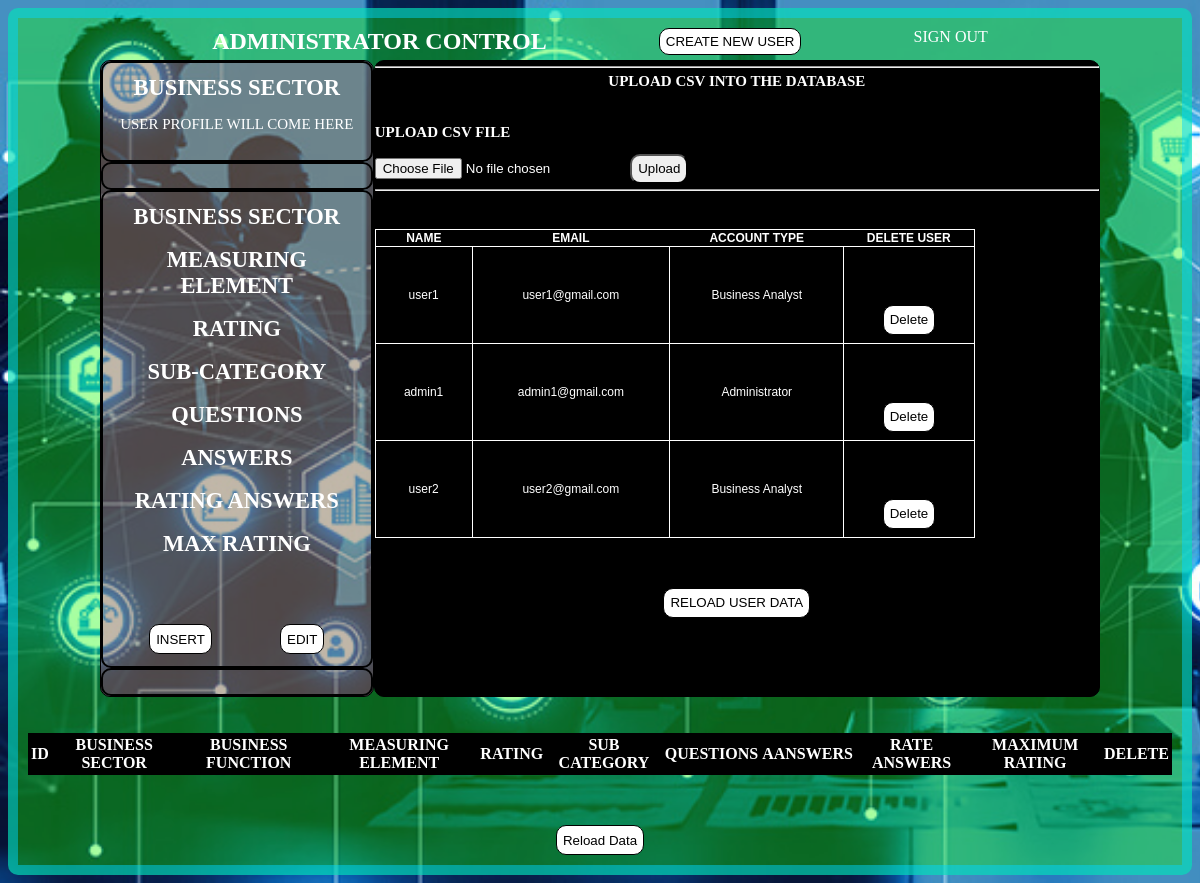
Before: /view_all_user with the older database file.
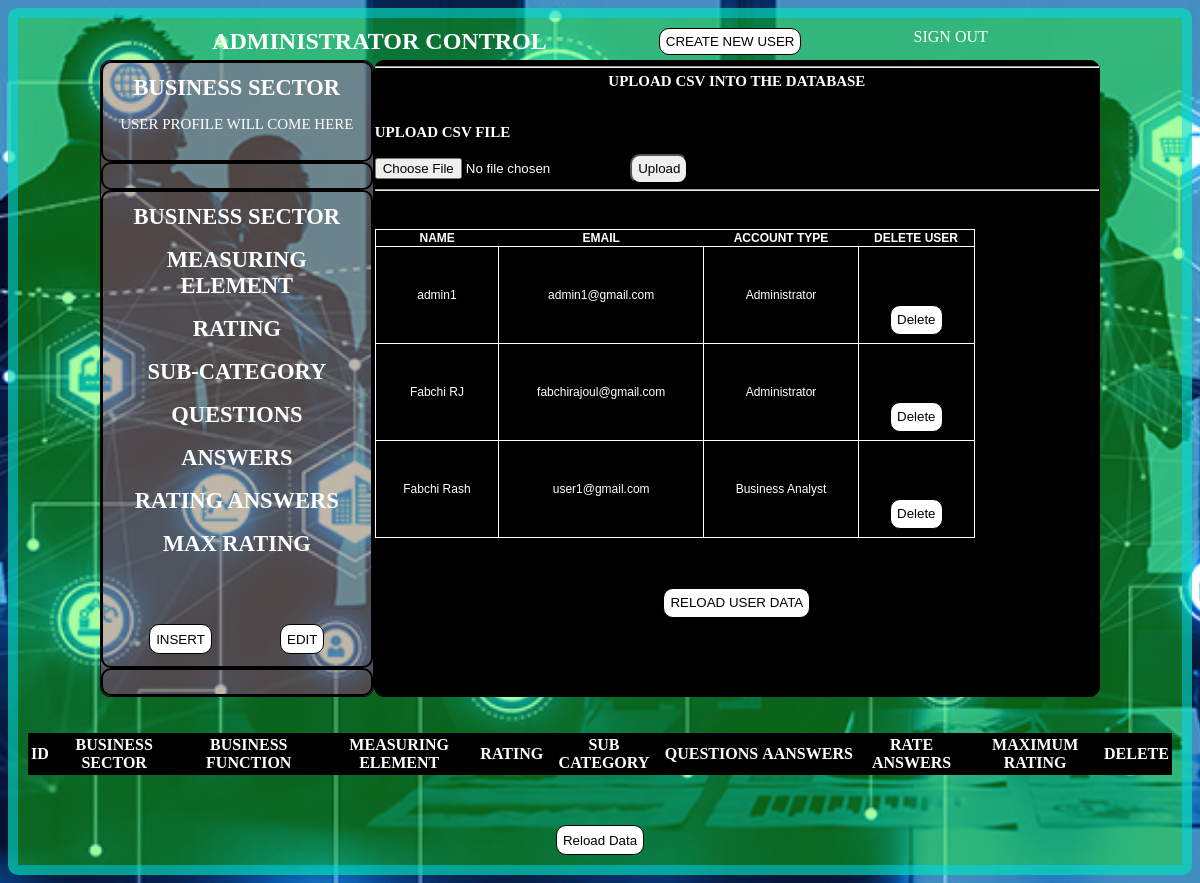
After: the same page with the newer database file.
### tables this page shows
CREATE TABLE User (
            id INTEGER PRIMARY KEY,
            name TEXT NOT NULL,
            email TEXT UNIQUE NOT NULL,
            account_type TEXT,
            password TEXT NOT NULL,
            photo BLOB
        );

### app.py (the view)
@app.route('/view_all_user', methods=['GET', 'POST'])
def view_user_account():
    connection = sqlite3.connect('database.db')
    cursor = connection.cursor()
    cursor.execute('''
        SELECT name, email, account_type
        FROM User
    ''')
    all_data = cursor.fetchall()
    connection.close()
    return render_template('administrator.html', all_data=all_data)

### templates/administrator.html (shortened to what this page needs)
<!DOCTYPE html>
<html lang="en">
<head>
    <link href="/static/css/style.css" rel="stylesheet">
</head>
<body x-data="AutomatedDigitalMaturity" x-cloak>
    <main class="container">
        <section>
            <div class="dashboard_main_admin">
                <h1 class="item">ADMINISTRATOR CONTROL</h1>
                <button x-on:click="openHome('Admin_Home_Page')" class="create_user" style="float: right;">CREATE NEW
                    USER</button>
                <a href="/logout" class="item" style="float: right;">SIGN OUT</a>
            </div>
        </section>
        <section x-cloak>
            <div class="dashboard_main_admin">
                <div class="dashboard_tabs">
                    <div class="box_for_the_dashboard_tabs">
                        <h1 class="item">BUSINESS SECTOR</h1>
                        <p>USER PROFILE WILL COME HERE</p>
                    </div>
                    <div class="box_for_the_dashboard_tabs">
                    </div>
                    <div class="box_for_the_dashboard_tabs">
                        <h1 class="item">BUSINESS SECTOR </h1><br>
                        <h1 class="item">MEASURING ELEMENT </h1><br>
                        <h1 class="item">RATING </h1><br>
                        <h1 class="item">SUB-CATEGORY </h1><br>
                        <h1 class="item">QUESTIONS </h1><br>
                        <h1 class="item">ANSWERS </h1><br>
                        <h1 class="item">RATING ANSWERS </h1><br>
                        <h1 class="item">MAX RATING </h1><br>
                        <div class="create_delete_update_buttons">
                            <button class="submit-btn" x-on:click="openHome('Create_Sub_Category')">INSERT</button>
                            <button class="submit-btn" x-on:click="openHome('Update_Sub_Category')">EDIT</button>
                        </div>
                    </div>
                    <div class="box_for_the_dashboard_tabs">
                    </div>
                </div>
                <div class="dashboard_computation">
                    <div x-show="Create_Business_Sector">
                        <hr>
                        <h1 class="item">UPLOAD CSV INTO THE DATABASE</h1><br><br>
                        <h1>UPLOAD CSV FILE</h1>
                        <form action="/" method="post" enctype="multipart/form-data">
                            <input type="file" name="file" accept=".csv">
                            <button type="submit" class="upload-btn">Upload</button>
                        </form>
                        <hr>
                        <br><br><br>
                        <div >
                            <table class="table_style_user">
                                <thead>
                                    <tr>
                                        <th>NAME</th>
                                        <th>EMAIL</th>
                                        <th>ACCOUNT TYPE</th>
                                        <th>DELETE USER</th>
                                    </tr>
                                </thead>
                                <tbody>
                                    {% for row in all_data %}
                                    <tr>
                                        <td>{{ row[0] }}</td>
                                        <td>{{ row[1] }}</td>
                                        <td>{{ row[2] }}</td>
                                        <td>
                                            <form action="/delete_user_data" method="post">
                                                <button type="submit" class="submit-btn">Delete</button>
                                            </form>
                                        </td>
                                    </tr>
                                    {% endfor %}
                                </tbody>
                            </table>
                            <form action="/view_all_user" method="post">
                                <button type="submit" class="submit-btn">RELOAD USER DATA</button>
                            </form>
                        </div>
                    </div>
                </div>
            </div>
        </section><br><br>
        <section>
            <div class="dashboard_main_admin_record" style="background-color: black;">
                <table >
                    <thead>
                        <tr>
                            <th>ID</th>
                            <th>BUSINESS SECTOR</th>
                            <th>BUSINESS FUNCTION</th>
                            <th>MEASURING ELEMENT</th>
                            <th>RATING</th>
                            <th>SUB CATEGORY</th>
                            <th>QUESTIONS</th>
                            <th>AANSWERS</th>
                            <th>RATE ANSWERS</th>
                            <th>MAXIMUM RATING</th>
                            <th>DELETE</th>
                        </tr>
                    </thead>
                </table>
            </div>
            <form action="/view_combined_data" method="post">
                <button type="submit" class="submit-btn">Reload Data</button>
            </form>
        </section>
    </main>
</body>
</html>

### static/css/style.css (style rules this page uses)
body { background-image: url("/static/images/maturity.jpg"); background-size: cover; background-repeat: no-repeat; background-attachment: fixed; color: white; }
.container { width: auto; height: auto; border: 10px solid black; margin: px auto 0; border-radius: 10px; padding: 10px; border-color: rgba(0, 213, 255, 0.488); }
.item { text-align: center; color: white; margin: 0px auto; justify-content: center; align-items: center; text-decoration: none; }
.create_user { width: auto; cursor: pointer; transition: all 0.3s; border: 1px solid black; border-radius: 10px; background: white; display: flex; justify-content: center; align-items: center; }
.submit-btn { width: auto; height: 30px; cursor: pointer; transition: all 0.3s; border: 1px solid black; margin: 50px auto 0; border-radius: 10px; background: white; display: flex; justify-content: center; align-items: center; }
.upload-btn { width: auto; height: 30px; cursor: pointer; transition: all 0.3s; border-radius: 10px; }
.dashboard_main_admin { width: 1200px; height: auto; margin: 0px auto; display: flex; }
.dashboard_main_admin_record { width: 100%; height: auto; margin: 0px auto; display: flex; }
.dashboard_tabs { width: 400px; height: auto; float: left; text-align: center; font-size: 15px; border: 1px solid black; border-radius: 10px; margin-top: 5px; background-color: rgba(255, 0, 183, 0.284); }
.dashboard_computation { width: 800px; height: auto; border: 1px solid black; float: right; font-size: 10px; margin-top: 5px; background-color: black; border: 1px solid black; border-radius: 10px; }
.create_delete_update_buttons { display: flex; justify-content: center; align-items: center; }
.box_for_the_dashboard_tabs { border: 2px solid black; padding: 12px; border-radius: 10px; }
.table_style_user { border-collapse: collapse; border-spacing: 10px; width: 1200px; height: auto; text-align: center; vertical-align: middle; background-color: black; font-family: Arial, Helvetica, sans-serif; padding: 10px; box-shadow: 0 0 10px rgba(0, 0, 0, 0.1); justify-content: center; font-size: larger; }
.table_style_datase,.table_style_user, td, .table_style th { border: 1px solid white; padding: 8px 12px; }
@media (min-width: 500px) { .container { width: auto; background-color: orange; } }
@media (min-width: 500px) { .dashboard_main_admin { width: 500px; } }
@media (min-width: 500px) { .dashboard_tabs { width: 200px; } }
@media (min-width: 500px) { .dashboard_computation { width: 350px; } }
@media (min-width: 768px) { .container { width: auto; background-color: green; } }
@media (min-width: 768px) { .dashboard_main_admin { width: 768px; } }
@media (min-width: 768px) { .dashboard_tabs { width: 300px; } }
@media (min-width: 768px) { .dashboard_computation { width: 468px; } }
@media (min-width: 950px) { .container { width: auto; background-color: rgba(17, 255, 0, 0.359); } }
@media (min-width: 950px) { .dashboard_main_admin { width: 1000px; } }
@media (min-width: 950px) { .dashboard_tabs { width: 300px; } }
@media (min-width: 950px) { .dashboard_computation { width: 800px; } }
@media (min-width: 950px) { .table_style_user { width: 600px; } }

Changed rows visible on the page:
removed User: name "user1", email "user1@gmail.com", account_type "Business Analyst"
removed User: name "user2", email "user2@gmail.com", account_type "Business Analyst"
added User: name "Fabchi RJ", email "fabchirajoul@gmail.com", account_type "Administrator"
added User: name "Fabchi Rash", email "user1@gmail.com", account_type "Business Analyst"
